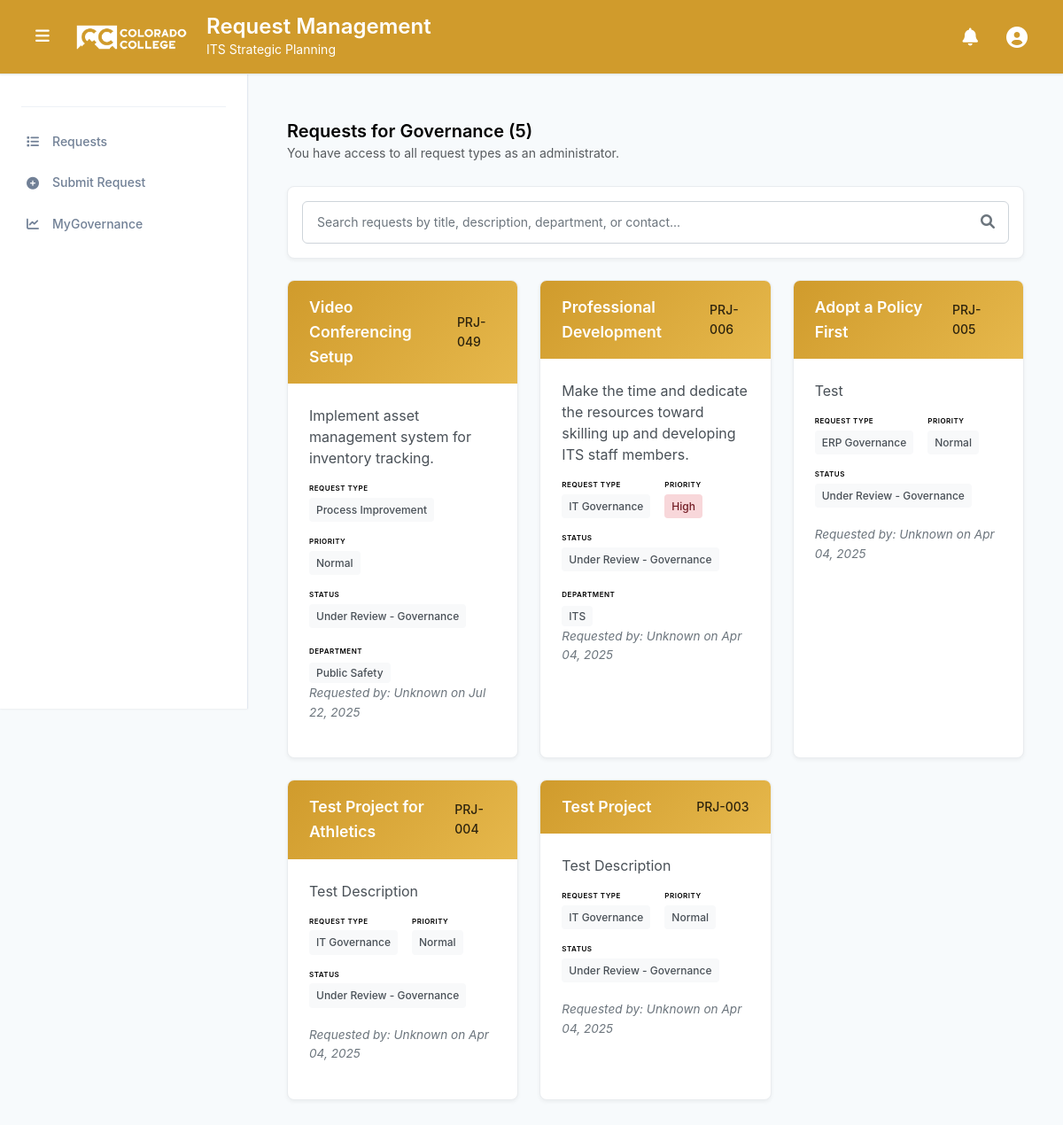
Before: /governance/ (signed in) with the older database file.
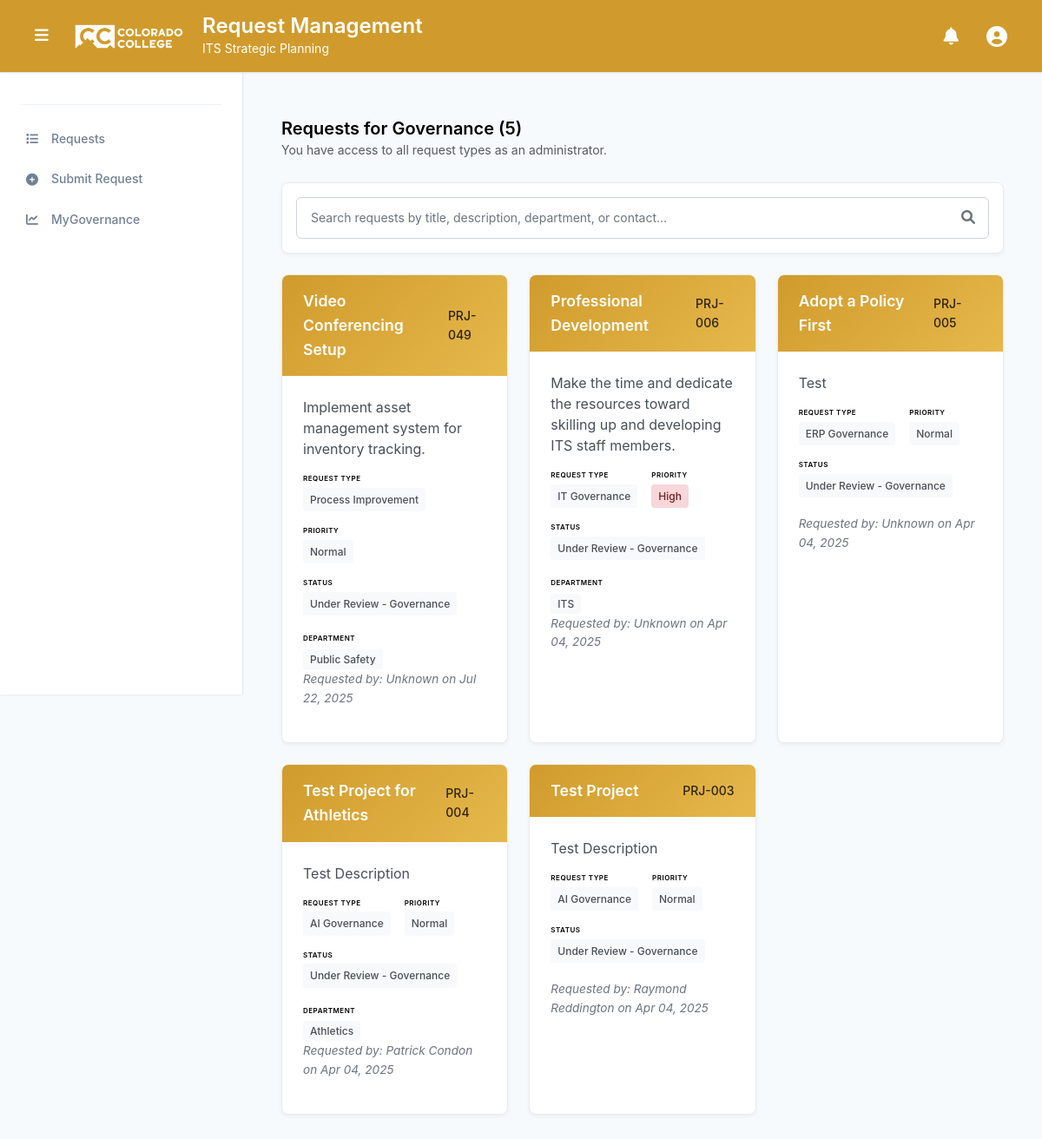
After: the same page with the newer database file.
### projects/models.py (models this page shows, shortened)
class Project(models.Model):
    STATUS_CHOICES = [
        ('pending', 'Pending Review'),
        ('approved', 'Approved'),
        ('rejected', 'Rejected'),
        ('under_review_triage', 'Under Review - Triage'),
        ('under_review_governance', 'Under Review - Governance'),
        ('under_review_final_governance', 'Under Review - Final Governance'),
        ('completed', 'Completed'),
        ('archived', 'Archived'),
        ('on_hold', 'On Hold'),
        ('cancelled', 'Cancelled'),
    ]
    STAGE_CHOICES = [
        ('Pending_Review', 'Pending Review'),
        ('Under_Review_Triage', 'Under Review - Triage'),
        ('Under_Review_governance', 'Under Review - Governance'),
        ('Under_Review_Final_governance', 'Under Review - Final Governance'),
        ('Governance_Closure', 'Governance Closed'),
    ]
    PRIORITY_CHOICES = [
        ('Low', 'Low'),
        ('Normal', 'Normal'),
        ('High', 'High'),
        ('Top', 'Top'),
    ]
    FINAL_PRIORITY_CHOICES = [
        (1, 'Low'),
        (2, 'Medium'),
        (3, 'High'),
    ]
    PROJECT_TYPE_CHOICES = [
        ('not_yet_decided', 'Not Yet Decided'),
        ('process_improvement', 'Process Improvement'),
        ('it_governance', 'IT Governance'),
        ('erp_governance', 'ERP Governance'),
        ('ai_governance', 'AI Governance'),
    ]
    title = models.CharField(max_length=200)
    description = models.TextField()
    project_type = models.CharField(
        max_length=20,
        choices=PROJECT_TYPE_CHOICES,
        default='not_yet_decided',
        verbose_name="Request Type",
        help_text="Type of request submission"
    )
    submitted_by = models.ForeignKey(User, on_delete=models.CASCADE, null=True, blank=True)
    submission_date = models.DateTimeField(default=timezone.now)
    status = models.CharField(max_length=30, choices=STATUS_CHOICES, default='pending')
    stage = models.CharField(max_length=30, choices=STAGE_CHOICES, default='Pending_Review', help_text="Current stage of the project")
    budget = models.DecimalField(max_digits=10, decimal_places=2, null=True, blank=True)
    start_date = models.DateField(null=True, blank=True)
    end_date = models.DateField(null=True, blank=True)
    department = models.CharField(max_length=100, null=True, blank=True)
    contact_person = models.CharField(max_length=100, null=True, blank=True)
    contact_email = models.EmailField(null=True, blank=True)
    contact_phone = models.CharField(max_length=20, null=True, blank=True)
    triage_notes = models.TextField(blank=True, null=True)
    priority = models.CharField(max_length=10, choices=PRIORITY_CHOICES, default='Normal')
    scoring_notes = models.TextField(blank=True, null=True, help_text="Notes related to project scoring or evaluation")
    final_priority = models.IntegerField(null=True, blank=True, help_text="Project ranking (lower number = higher priority)")
    final_score = models.FloatField(null=True, blank=True, help_text="Final score")
    strategic_alignment = models.IntegerField(null=True, blank=True, help_text="Strategic alignment score (1-5)")
    cost_benefit = models.IntegerField(null=True, blank=True, help_text="Cost benefit score (1-5)")
    user_impact = models.IntegerField(null=True, blank=True, help_text="User impact and adoption score (1-5)")
    ease_of_implementation = models.IntegerField(null=True, blank=True, help_text="Ease of implementation score (1-5)")
    vendor_reputation_support = models.IntegerField(null=True, blank=True, help_text="Vendor reputation and support score (1-5)")
    security_compliance = models.IntegerField(null=True, blank=True, help_text="Security and compliance score (1-5)")
    student_centered = models.IntegerField(null=True, blank=True, help_text="Student-centered score (1-5)")
    @property
    def formatted_id(self):
        return f"PRJ-{self.id:03d}"
    class Meta:
        ordering = ['-submission_date']
        db_table = 'project_requests'

### projects/views.py (the view, shortened to what this page needs)
# urls.py: path('governance/', views.project_scoring_list, name='project_scoring_list'),
@login_required
@user_passes_test(is_scoring_user)
def project_scoring_list(request):
    search_query = request.GET.get('search', '')
    projects = Project.objects.filter(stage='Under_Review_governance').select_related('submitted_by').order_by('-submission_date')
    allowed_types = get_user_allowed_project_types(request.user)
    if allowed_types is not None:
        projects = projects.filter(project_type__in=allowed_types)
    allowed_types = get_user_allowed_project_types(request.user)
    if allowed_types is not None:
        type_display_names = []
        for project_type in allowed_types:
            for choice in Project.PROJECT_TYPE_CHOICES:
                if choice[0] == project_type:
                    type_display_names.append(choice[1])
                    break
    else:
        type_display_names = None
    context = {
        'projects': projects,
        'search_query': search_query,
        'allowed_project_types': type_display_names,
    }
    return render(request, 'projects/project_scoring_list.html', context)

### projects/templates/projects/project_scoring_list.html (shortened to what this page needs)
{% extends 'base_cc.html' %}
{% load static %}
{% block content %}
<div class="container-fluid py-4">
    <div class="cc-projects-section">
        <div class="cc-projects-header">
                                <h3>Requests for Governance ({{ projects|length }})</h3>
            {% if user.is_authenticated %}
                {% if user.is_staff %}
                    <p class="text-muted mb-0"><small>You have access to all request types as an administrator.</small></p>
                {% elif allowed_project_types %}
                    <p class="text-muted mb-0"><small>You are viewing: {{ allowed_project_types|join:", " }} projects only.</small></p>
                {% else %}
                    <p class="text-muted mb-0"><small>You have access to all request types.</small></p>
                {% endif %}
            {% endif %}
        </div>
        <div class="cc-search-section mb-4">
            <form method="get" class="cc-search-form">
                <div class="cc-search-container">
                    <input type="text"
                           name="search"
                           class="cc-search-input"
                           placeholder="Search requests by title, description, department, or contact..."
                           value="{{ search_query|default:'' }}">
                    <button type="submit" class="cc-search-btn">
                        <i class="fas fa-search"></i>
                    </button>
                </div>
            </form>
        </div>
        {% if projects %}
        <div class="cc-projects-grid">
            {% for project in projects %}
            <div class="cc-project-card" data-project-id="{{ project.id }}">
                <div class="cc-project-header">
                    <div class="cc-project-title">{{ project.title }}</div>
                    <div class="cc-project-id">{{ project.formatted_id }}</div>
                </div>
                <div class="cc-project-body">
                    <div class="cc-project-description">
                        {{ project.description|truncatechars:120 }}
                    </div>
                    <div class="cc-project-meta">
                        <div class="cc-meta-section">
                            <div class="cc-meta-title">Request Type</div>
                            <span class="cc-meta-item">{{ project.get_project_type_display }}</span>
                        </div>
                        <div class="cc-meta-section">
                            <div class="cc-meta-title">Priority</div>
                            <span class="cc-meta-item cc-priority-{{ project.priority|lower }}">{{ project.priority }}</span>
                        </div>
                        <div class="cc-meta-section">
                            <div class="cc-meta-title">Status</div>
                            <span class="cc-meta-item">{{ project.get_status_display }}</span>
                        </div>
                    </div>
                    {% if project.department %}
                    <div class="cc-department-section">
                        <div class="cc-department-title">Department</div>
                        <span class="cc-meta-item">{{ project.department }}</span>
                    </div>
                    {% endif %}
                    <div class="cc-project-meta-requested">
                        Requested by:
                        {% if project.submitted_by %}
                            {{ project.submitted_by.get_full_name|default:project.submitted_by.username }}
                        {% else %}
                            Unknown
                        {% endif %}
                        on {{ project.submission_date|date:'M d, Y' }}
                    </div>
                </div>
            </div>
            {% endfor %}
        </div>
        {% else %}
        <div class="cc-empty-state">
            <h4>No requests found</h4>
            <p>Try adjusting your search criteria or filters.</p>
        </div>
        {% endif %}
    </div>
</div>
{% endblock %}

### templates/base_cc.html (shortened to what this page needs)
{% load static %}
{% load project_tags %}
<!DOCTYPE html>
<html lang="en" data-bs-theme="light">
<head>
    <link href="https://cdn.jsdelivr.net/npm/bootstrap@5.3.0/dist/css/bootstrap.min.css" rel="stylesheet">
    <link rel="stylesheet" href="{% static 'projects/css/style.css' %}">
    <link href="https://cdnjs.cloudflare.com/ajax/libs/font-awesome/6.0.0/css/all.min.css" rel="stylesheet">
    <link rel="stylesheet" href="https://cdnjs.cloudflare.com/ajax/libs/font-awesome/6.0.0/css/all.min.css">
</head>
<body>
    <div class="app-layout">
        {% if user.is_authenticated %}
        <aside class="sidebar">
            <nav class="sidebar-nav">
                {% if user.is_authenticated %}
                <hr class="nav-divider">
                <div class="nav-section">
                    <ul class="nav-menu">
                        <li class="nav-item">
                            <a href="{% url 'projects:project_list' %}" class="nav-link {% if request.resolver_match.url_name == 'project_list' %}active{% endif %}" data-tooltip="Requests">
                                <i class="fas fa-list nav-icon"></i>
                                <span>Requests</span>
                            </a>
                        </li>
                        <li class="nav-item">
                            <a href="{% url 'projects:project_intake_form' %}" class="nav-link {% if request.resolver_match.url_name == 'project_intake_form' %}active{% endif %}" data-tooltip="Submit New Request">
                                <i class="fas fa-plus-circle nav-icon"></i>
                                <span>Submit Request</span>
                            </a>
                        </li>
                        <li class="nav-item">
                            <a href="{% url 'projects:my_governance' %}" class="nav-link {% if request.resolver_match.url_name == 'my_governance' %}active{% endif %}" data-tooltip="MyGovernance">
                                <i class="fas fa-chart-line nav-icon"></i>
                                <span>MyGovernance</span>
                            </a>
                        </li>
                    </ul>
                </div>
                {% endif %}
            </nav>
        </aside>
        {% endif %}
        <main class="main-content {% if not user.is_authenticated %}no-sidebar{% endif %}">
            <header class="top-header">
                <div class="header-content">
                    <div class="header-brand">
                        <button class="sidebar-toggle" onclick="toggleSidebar()">
                            <i class="fas fa-bars"></i>
                        </button>
                        <div class="brand-logo">
                            <img src="{% static 'projects/cc-its-logo-sm.png' %}" alt="Colorado College ITS Logo">
                            <div>
                                <h1 class="brand-title">Request Management</h1>
                                <p class="brand-subtitle">ITS Strategic Planning</p>
                            </div>
                        </div>
                    </div>
                    {% if user.is_authenticated %}
                    <div class="header-user">
                        <div class="notification-bell">
                            <button class="notification-toggle" type="button" id="notificationDropdown" data-bs-toggle="dropdown" aria-expanded="false">
                                <i class="fas fa-bell"></i>
                            </button>
                        </div>
                        <div class="dropdown">
                            <button class="user-dropdown-toggle" type="button" id="userDropdown" data-bs-toggle="dropdown" aria-expanded="false">
                                <i class="fas fa-user-circle"></i>
                            </button>
                        </div>
                    </div>
                    {% endif %}
                </div>
            </header>
            <div class="content-area">
                {% block content %}{% endblock %}
            </div>
        </main>
    </div>
</body>
</html>

Changed rows visible on the page:
changed Project "Test Project for Athletics": project_type "IT Governance" → "AI Governance"; department (not shown) → "Athletics"; submitted_by.get_full_name (not shown) → "Patrick Condon"; no longer shows "Unknown"
changed Project "Test Project": project_type "IT Governance" → "AI Governance"; submitted_by.get_full_name (not shown) → "Raymond Reddington"; no longer shows "Unknown"
